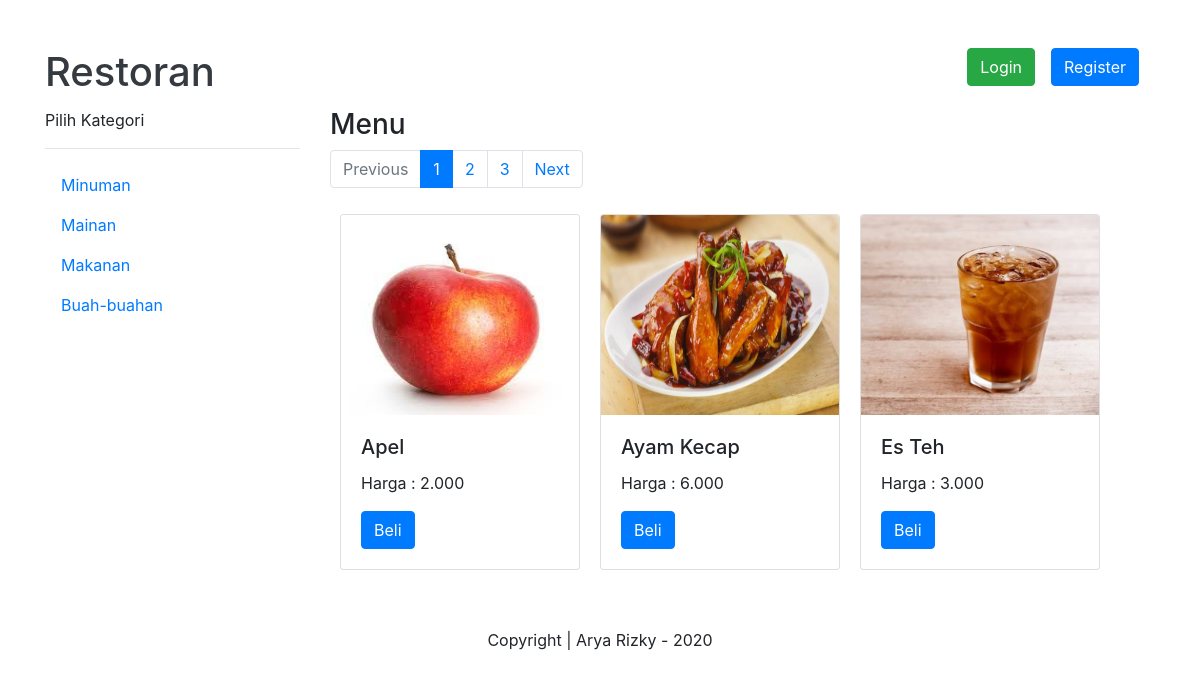
The page / on the database its author committed.
### tables this page shows
CREATE TABLE `tabel_kategori` (
  `id_kategori` int(11) NOT NULL,
  `kategori` varchar(100) NOT NULL
);

CREATE TABLE `tabel_menu` (
  `id_menu` int(11) NOT NULL,
  `id_kategori` int(11) NOT NULL,
  `menu` varchar(100) NOT NULL,
  `gambar` varchar(100) NOT NULL,
  `harga` float NOT NULL
);

### database_controller.php (called while the page is built, shortened)
<?php
  class Database {
	  private   $host = "localhost",
	            $user = "root",
	            $password = "",
	            $database = "database_restoran",
	            $koneksi;
	  public function __construct () {
                 $this->koneksi = $this->connectDB();
	  }
	  public function connectDB () {
	           return $koneksi = mysqli_connect ( $this->host, $this->user, $this->password, $this->database );
 	  }
 	  public function getAll ($sql) {
                 $result = mysqli_query ( $this->koneksi, $sql );
                 while ( $row = mysqli_fetch_assoc ( $result ) ) {
                       $data[] = $row;
                 }
                 if ( !empty ( $data ) ) {
                    return $data;
                 }
 	  }
 	  public function rowCount ( $sql ) {
                 $result = mysqli_query ( $this->koneksi, $sql );
                 $row = mysqli_num_rows ( $result );
                 return $row;
 	  }
 }
 ?>

### index.php (the view, shortened to what this page needs)
<?php
  require_once "functions.php";
  require_once "database_controller.php";
  $database = new Database();
  $dataAll = $database->getAll("SELECT * FROM tabel_kategori");
?>
<!DOCTYPE html>
<html>
<head>
	<link rel="stylesheet" href="https://stackpath.bootstrapcdn.com/bootstrap/4.4.1/css/bootstrap.min.css">
	<link rel="stylesheet" type="text/css" href="https://stackpath.bootstrapcdn.com/font-awesome/4.7.0/css/font-awesome.min.css">
	<link rel="stylesheet" type="text/css" href="assets/css/cart.css">
</head>
<body>
<div class="container" >
	 <div class="row mt-5" >
	 	  <div class="col-md-3 mb-1" >
	           <a href="index.php" class="text-dark" style="text-decoration: none;"><h1> Restoran </h1></a>
	 	  </div>
	 	  <div class="col-md-9" >
	 	  	   <?php if ( isset($_SESSION["pelanggan"]) ) : ?>
               <a href="home/logout.php"><button type="button" class="btn btn-outline-danger float-right mr-3">Logout</button></a>
               <p class="float-right mr-5 mt-2 ml-3" > Pelanggan : <a href="?folder=home&menu=history "><?= $_SESSION["email"] ?></a> </p>
               <div class="cart float-right" >
               	   <a href="?folder=home&menu=beli" style="color: inherit;">
                   <?php if ( countCart() != 0 ) : ?>
	                 <div class="cart-num" ><?= countCart(); ?></div>
	               <?php endif; ?>
	               <i class="fa fa-shopping-cart" aria-hidden="true" style="font-size: 20px"></i>
	               </a>
               </div>
               <?php else : ?>
	           <a href="home/register_pelanggan.php"><button type="button" class="btn btn-primary float-right mr-3"> Register </button></a>
	           <a href="home/login_pelanggan.php"><button type="button" class="btn btn-success float-right mr-3"> Login </button></a>
	          <?php endif; ?>
	 	  </div>
	 </div>
	 <div class="row" >
	      <div class="col-md-3" >
	      	   <p> Pilih Kategori </p> <hr>
	           <ul class="nav flex-column ">
	           	  <?php foreach ( $dataAll as $data ) : ?>
	              <li class="nav-item"> <a class="nav-link active" href="?folder=home&menu=produk&idkategori=<?= $data["id_kategori"] ?>"> <?= $data["kategori"] ?> </a> </li>
                  <?php endforeach; ?>
	           </ul>
	      </div>
	      <div class="col-md-9" >
	      	   <?php if ( isset ( $_GET["folder"] ) && isset ( $_GET["menu"] ) ) : ?>
	      	         <?php
                       $folder = $_GET["folder"];
                       $menu   = $_GET["menu"];
                       $file   = $folder."/".$menu.".php";
                       require_once $file;
	      	         ?>
	      	    <?php else : ?>
                      <?php
                        require_once "home/produk.php";
                      ?>
	      	    <?php endif; ?>
	      </div>
	 </div>
	 <div class="row" >
	 	  <div class="col mt-5" >
	           <p class="text-center"> Copyright | Arya Rizky - 2020 </p>
	 	  </div>
	 </div>
 </div>
</body>
</html>

### home/produk.php (shortened to what this page needs)
<?php
  if ( isset($_GET["idkategori"]) ) {
     $idKategori = $_GET["idkategori"];
     $banyakData = $database->rowCount ( "SELECT * FROM tabel_menu WHERE id_kategori = $idKategori" );
  } else {
     $banyakData = $database->rowCount ( "SELECT * FROM tabel_menu" );
  }
  $dataTampil = 3;
  $jumlahHalaman = ceil ( $banyakData / $dataTampil );
  $halamanAktif = ( isset ( $_GET["halaman"] ) ) ? $_GET["halaman"] : 1;
  $awalData = ( $halamanAktif * $dataTampil ) - $dataTampil;
  if ( isset ( $_GET["idkategori"] ) ) {
     $idKategori = $_GET["idkategori"];
     $sqlMenu = "SELECT * FROM tabel_menu  WHERE id_kategori = $idKategori ORDER BY menu ASC LIMIT $awalData, $dataTampil";
  } else {
 	   $sqlMenu = "SELECT * FROM tabel_menu ORDER BY menu ASC LIMIT $awalData, $dataTampil";
  }
  $dataAll = $database->getAll($sqlMenu);
?>
<h3 class="mt-0" > Menu </h3>
   <?php if ( $banyakData != 0 ) : ?>
     <nav aria-label="...">
         <ul class="pagination">
            <?php if ( $halamanAktif > 1 ) : ?>
              <?php if ( isset ( $_GET["idkategori"] ) ) : ?>
                <li class="page-item"> <a class="page-link" href="?folder=home&menu=produk&halaman=<?= $halamanAktif - 1 ?>&idkategori=<?= $idKategori ?>">Previous</a> </li>
              <?php else : ?>
                <li class="page-item"> <a class="page-link" href="?folder=home&menu=produk&halaman=<?= $halamanAktif - 1 ?>">Previous</a> </li>
              <?php endif; ?>
            <?php else : ?>
              <li class="page-item disabled"> <span class="page-link">Previous</span> </li>
            <?php endif; ?>
            <?php for ( $halaman = 1; $halaman <= $jumlahHalaman; $halaman++ ) : ?>
              <?php if ( $halamanAktif == $halaman ) : ?>
                <li class="page-item active" aria-current="page"> <span class="page-link"> <?= $halaman ?> <span class="sr-only">(current)</span> </span> </li>
              <?php else : ?>
                <?php if ( isset($_GET["idkategori"]) ) : ?>
                  <li class="page-item"> <a class="page-link" href="?folder=home&menu=produk&halaman=<?= $halaman ?>&idkategori=<?= $idKategori ?>"> <?= $halaman ?> </a> </li>
                <?php else : ?>
                  <li class="page-item"> <a class="page-link" href="?folder=home&menu=produk&halaman=<?= $halaman ?>"> <?= $halaman ?> </a> </li>
                <?php endif; ?>
              <?php endif; ?>
            <?php endfor; ?>
            <?php if ( $halamanAktif < $jumlahHalaman ) : ?>
              <?php if ( isset ( $_GET["idkategori"] ) ) : ?>
                <li class="page-item"> <a class="page-link" href="?folder=home&menu=produk&halaman=<?= $halamanAktif + 1 ?>&idkategori=<?= $idKategori ?>">Next</a> </li>
              <?php else : ?>
                <li class="page-item"> <a class="page-link" href="?folder=home&menu=produk&halaman=<?= $halamanAktif + 1 ?>">Next</a> </li>
              <?php endif; ?>
            <?php else : ?>
              <li class="page-item disabled"> <span class="page-link">Next</span> </li>
            <?php endif; ?>
         </ul>
     </nav>
  <?php endif; ?>
<?php if ( empty($dataAll) ) : ?>
  <div class="alert alert-secondary" role="alert"> Data masih kosong </div>
<?php else : ?>
  <?php foreach ( $dataAll as $data ) : ?>
    <div class="card" style="width: 15rem; float: left; margin: 10px;">
        <img src="assets/upload/<?= $data['gambar'] ?>" class="card-img-top" style="height: 200px;" alt="...">
        <div class="card-body">
           <h5 class="card-title"><?= $data['menu'] ?></h5>
           <p class="card-text">Harga : <?= number_format($data["harga"],0,',','.') ?></p>
           <a href="?folder=home&menu=beli&idProduk=<?= $data['id_menu'] ?>&beli=true" class="btn btn-primary">Beli</a>
        </div>
    </div>
  <?php endforeach; ?>
<?php endif; ?>

### rows shown on the page
tabel_kategori: kategori "Minuman"
tabel_kategori: kategori "Mainan"
tabel_kategori: kategori "Makanan"
tabel_kategori: kategori "Buah-buahan"
tabel_menu: gambar (picture), menu "Apel", harga "2.000"
tabel_menu: gambar (picture), menu "Ayam Kecap", harga "6.000"
tabel_menu: gambar (picture), menu "Es Teh", harga "3.000"
